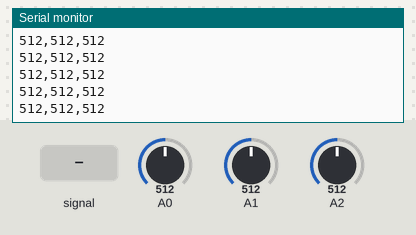
The sketch below on a simulated Arduino Uno, built with avr-gcc and run on an emulated ATmega328P. Shown: the last lines printed to the serial monitor. The inputs (shaded band) are chosen by the test bench; at power-on: A0 = 512, A1 = 512, A2 = 512.

Above: at 1.2 s.
1.3 s: A0 fed a 200 Hz sine of ±81 counts around its level
At 1.9 s:
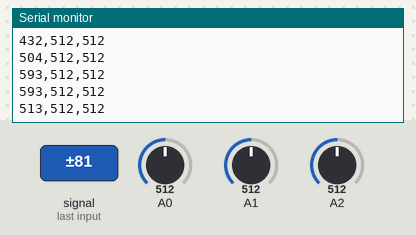
2.8 s: A0 set to 716
At 3.6 s:
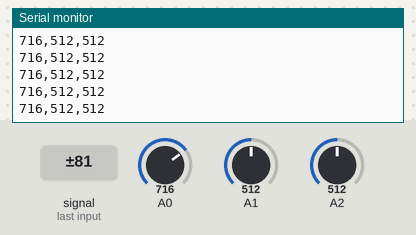
4.3 s: A1 set to 716
At 4.9 s:
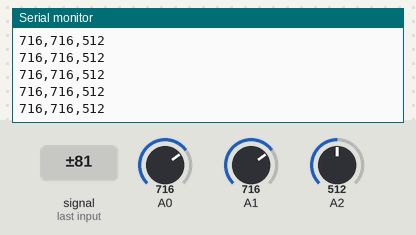
5.8 s: A2 set to 716
At 6.7 s:
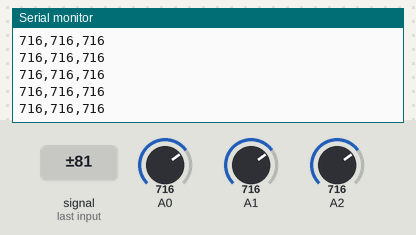
7.3 s: A0 set to 900
At 8.1 s:
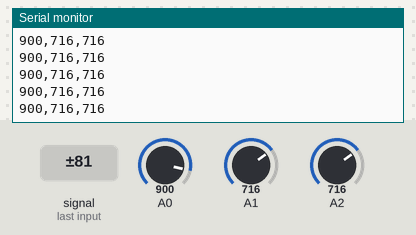
8.8 s: A1 set to 900
At 9.4 s:
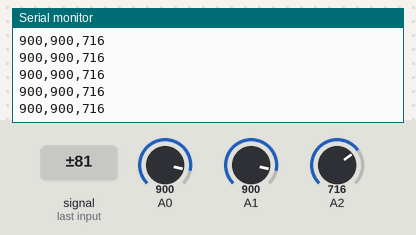
Timing chart, 0 to 11.3 s (numbered marks = the images above; inputs shaded):
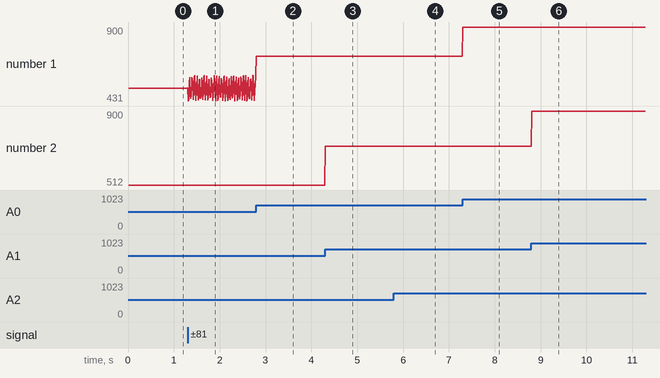

The sketch:

analogToSerial.ino
```cpp
/*  Analog to Serial Transmitter
 *  Get analog data measures, send it by serial port.
 *
 *
 *  Material for the Pulsum Plantae Seminar
 *  by .interspecifics.
 */


// variables for incoming lectures
int dataA0;
int dataA1;
int dataA2;
unsigned long timer;

void setup() {
  // begin serial communications
  Serial.begin(115200);
  //Serial.println(F("Sending Analog Readings: "));
  //Serial.println("Done!\n");
}


void loop() {
  // make new readings
  dataA0 = analogRead(A0);
  dataA1 = analogRead(A1);
  dataA2 = analogRead(A2);
  // send data every 10ms, (Fsampling = 100Hz)
  if((millis()-timer)>10){
    Serial.print(dataA0);
    Serial.print(",");
    Serial.print(dataA1);
    Serial.print(",");
    Serial.println(dataA2);
    timer = millis();
  }
}
```

Measured:
- after the input at 1.3 s, the serial monitor: prints a new line at once (image 1)
- after the input at 5.8 s, the serial monitor: prints a new line at once (image 4)
- after the input at 7.3 s, the serial monitor: prints a new line at once (image 5)
- after the input at 8.8 s, the serial monitor: prints a new line at once (image 6)
- plotted number 1: 512 → 590 after the input at 1.3 s, 716 → 900 after the input at 7.3 s
